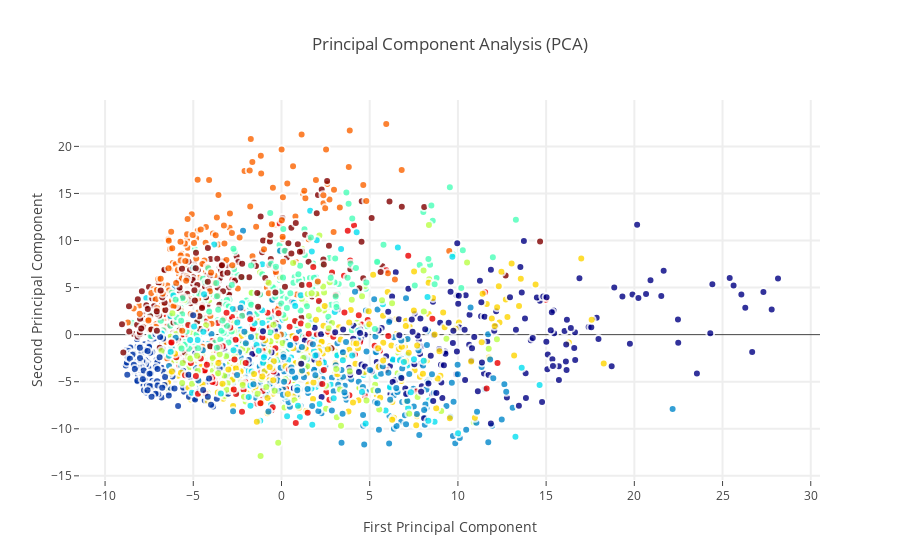

The code cell stored with this chart in its notebook:
### Markdown cell above
###Interactive visualisations of PCA representation

When it comes to these dimensionality reduction methods, scatter plots are most commonly implemented because they allow for great and convenient visualisations of clustering ( if any existed ) and this will be exactly what we will be doing as we plot the first 2 principal components as follows:

### Code cell
trace0 = go.Scatter(
    x = X_5d[:,0],
    y = X_5d[:,1],
    name = Target,
    hoveron = Target,
    mode = 'markers',
    text = Target,
    showlegend = False,
    marker = dict(
        size = 8,
        color = Target,
        colorscale ='Jet',
        showscale = False,
        line = dict(
            width = 2,
            color = 'rgb(255, 255, 255)'
        ),
        opacity = 0.8
    )
)
data = [trace0]

layout = go.Layout(
    title= 'Principal Component Analysis (PCA)',
    hovermode= 'closest',
    xaxis= dict(
         title= 'First Principal Component',
        ticklen= 5,
        zeroline= False,
        gridwidth= 2,
    ),
    yaxis=dict(
        title= 'Second Principal Component',
        ticklen= 5,
        gridwidth= 2,
    ),
    showlegend= True
)


fig = dict(data=data, layout=layout)
py.iplot(fig, filename='styled-scatter')

### Figure 1 — Plotly figure (JSON) as saved in the notebook; plotly's stock layout.template omitted (floating-point values rounded to 4 significant figures; data arrays with more than 128 entries replaced by an {"elided": "..."} marker saying what was removed)
{"data": [{"hoveron": {"elided": "2000 int values"}, "marker": {"color": {"elided": "2000 int values"}, "colorscale": "Jet", "line": {"color": "rgb(255, 255, 255)", "width": 2}, "opacity": 0.8, "showscale": false, "size": 8}, "mode": "markers", "name": {"elided": "2000 int values"}, "showlegend": false, "text": {"elided": "2000 int values"}, "type": "scatter", "x": {"elided": "2000 float values"}, "y": {"elided": "2000 float values"}}], "layout": {"hovermode": "closest", "showlegend": true, "title": "Principal Component Analysis (PCA)", "xaxis": {"gridwidth": 2, "ticklen": 5, "title": "First Principal Component", "zeroline": false}, "yaxis": {"gridwidth": 2, "ticklen": 5, "title": "Second Principal Component"}}}
